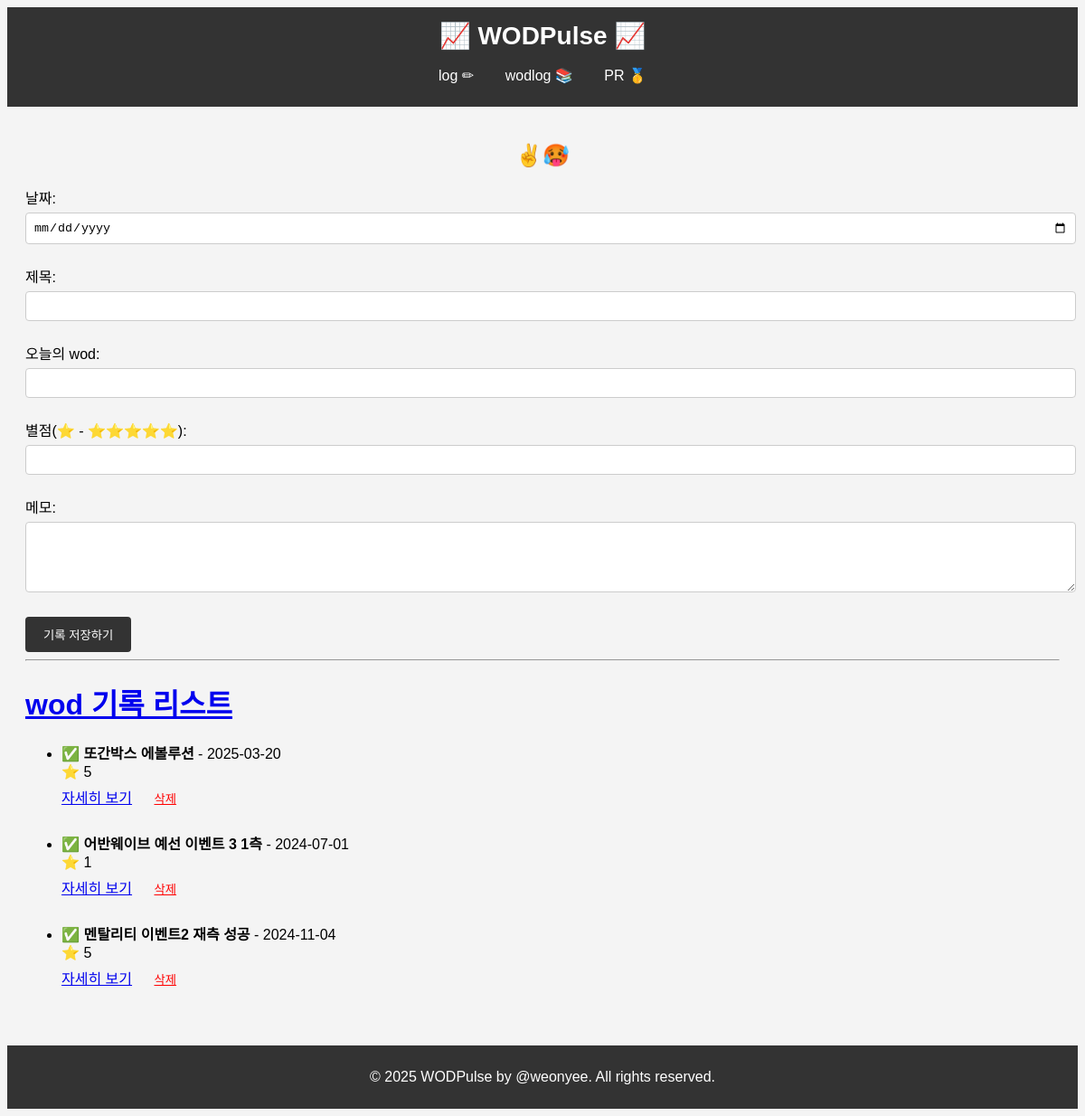
The page / on the database its author committed.
### app.py (models this page shows, shortened)
class WodRecord(db.Model):
    id = db.Column(db.Integer, primary_key=True)
    date = db.Column(db.String(100), nullable=False)
    title = db.Column(db.String(100), nullable=False)
    wod = db.Column(db.String(100), nullable=False)
    scale = db.Column(db.String(200), nullable=True)
    memo = db.Column(db.String(200), nullable=True)

### app.py (the view)
@app.route('/')
def index():
    records = WodRecord.query.limit(3).all()  # DB에서 모든 기록 가져오기
    return render_template('index.html', records=records)

### templates/index.html (shortened to what this page needs)
<!DOCTYPE html>
<html lang="en">
<head>
</head>
<body>
    {% include 'header.html' %}
    <div class="content">
        <h2 style="text-align: center;">✌🥵</h2>
        <form method="POST" action="/save">
            <label> 날짜: </label><br>
            <input type="date" name="date" required> <br> <br>
            <label> 제목: </label><br>
            <input type="text" name="title" required> <br> <br>
            <label> 오늘의 wod: </label><br>
            <input type="text" name="wod" required> <br> <br>
            <label> 별점(⭐ - ⭐⭐⭐⭐⭐): </label><br>
            <input type="number" name="scale" min="1" max="5" step="0.1"> <br> <br>
            <label> 메모: </label><br>
            <textarea name="memo" rows="4" cols="30" required></textarea> <br> <br>
            <button type="submit"> 기록 저장하기 </button>
        </form>
        <hr>
        <h1><a href="{{ url_for('record_list') }}">wod 기록 리스트 </a></h1>
        <ul>
            {% for record in records %}
                <li>
                    <strong>✅ {{record.title}}</strong> - {{ record.date }}<br>
                    <span>⭐ {{ record.scale }}</span><br>
                    <a href="{{ url_for('record', id=record.id) }}">자세히 보기</a>
                    <form action="{{ url_for('delete', id=record.id) }}" method="POST" style="display:inline;">
                        <button type="submit" style="color:red; background:none; border:none; text-decoration:underline;">삭제</button>
                    </form>
                    <br><br>
                </li>
            {% endfor %}
        </ul>
    </div>
    {% include 'footer.html' %}
</body>
</html>

### templates/index.html (style rules this page uses)
body { font-family: Arial, sans-serif; background-color: #f4f4f4; }
.content { padding: 20px; }
h2 { color: #333; }
form input, form textarea { width: 100%; padding: 8px; margin: 5px 0; border-radius: 4px; border: 1px solid #ccc; }
form button { padding: 10px 20px; background-color: #333; color: white; border: none; border-radius: 4px; cursor: pointer; }

### rows shown on the page
WodRecord: title "또간박스 에볼루션", date "2025-03-20", scale "5"
WodRecord: title "어반웨이브 예선 이벤트 3 1측", date "2024-07-01", scale "1"
WodRecord: title "멘탈리티 이벤트2 재측 성공", date "2024-11-04", scale "5"
